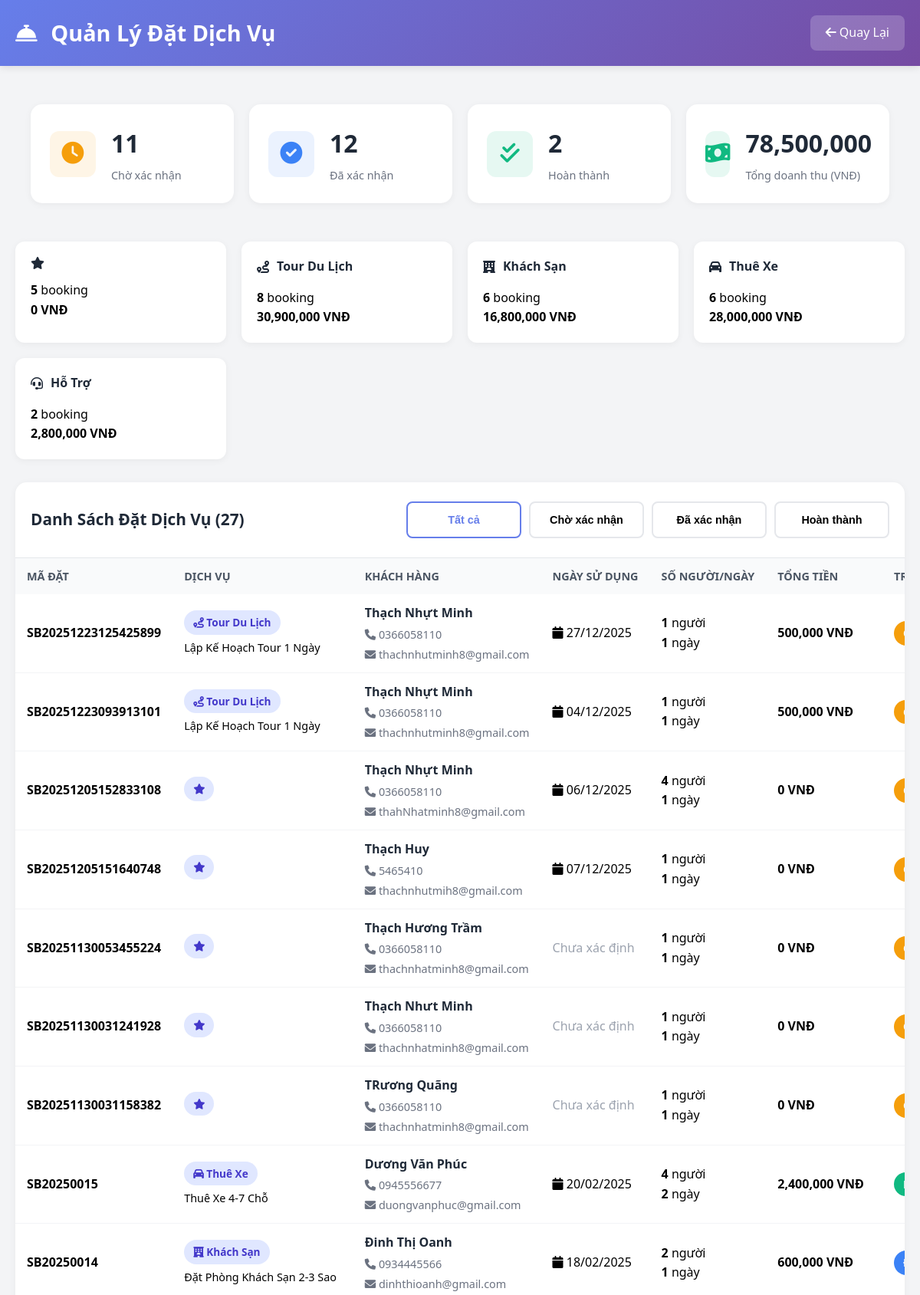
The page /quan-ly-dich-vu.php (signed in, upper part) on the database its author committed.
### tables this page shows
CREATE TABLE `service_bookings` (
  `id` int(11) NOT NULL,
  `booking_code` varchar(50) NOT NULL,
  `service_id` varchar(20) NOT NULL,
  `customer_name` varchar(100) NOT NULL,
  `customer_phone` varchar(20) NOT NULL,
  `customer_email` varchar(100) DEFAULT NULL,
  `service_date` date DEFAULT NULL,
  `number_of_people` int(11) DEFAULT 1,
  `number_of_days` int(11) DEFAULT 1,
  `special_requests` text DEFAULT NULL,
  `total_price` decimal(15,2) DEFAULT 0.00,
  `status` enum('pending','confirmed','completed','cancelled') DEFAULT 'pending',
  `created_at` timestamp NOT NULL DEFAULT current_timestamp(),
  `updated_at` timestamp NOT NULL DEFAULT current_timestamp() ON UPDATE current_timestamp()
);

CREATE TABLE `services` (
  `service_id` varchar(20) NOT NULL,
  `service_name` varchar(200) NOT NULL,
  `service_type` enum('tour','hotel','car','support') NOT NULL,
  `description` text DEFAULT NULL,
  `icon` varchar(100) DEFAULT NULL,
  `price_from` decimal(15,2) DEFAULT 0.00,
  `price_to` decimal(15,2) DEFAULT 0.00,
  `unit` varchar(50) DEFAULT NULL,
  `features` text DEFAULT NULL,
  `is_active` tinyint(1) DEFAULT 1,
  `created_at` timestamp NOT NULL DEFAULT current_timestamp()
);

### quan-ly-dich-vu.php (the view, shortened to what this page needs)
<?php
try {
    $database = new Database();
    $db = $database->getConnection();
    $query = "SELECT sb.*, s.service_name, s.service_type, s.icon
              FROM service_bookings sb
              LEFT JOIN services s ON sb.service_id = s.service_id
              ORDER BY sb.created_at DESC";
    $stmt = $db->query($query);
    $bookings = $stmt->fetchAll(PDO::FETCH_ASSOC);
    $statsQuery = "SELECT
        COUNT(*) as total_bookings,
        COUNT(CASE WHEN status = 'pending' THEN 1 END) as pending_count,
        COUNT(CASE WHEN status = 'confirmed' THEN 1 END) as confirmed_count,
        COUNT(CASE WHEN status = 'completed' THEN 1 END) as completed_count,
        COUNT(CASE WHEN status = 'cancelled' THEN 1 END) as cancelled_count,
        SUM(total_price) as total_revenue,
        SUM(CASE WHEN status IN ('confirmed', 'completed') THEN total_price ELSE 0 END) as confirmed_revenue
    FROM service_bookings";
    $stats = $db->query($statsQuery)->fetch(PDO::FETCH_ASSOC);
    $serviceStatsQuery = "SELECT
        s.service_type,
        COUNT(sb.id) as booking_count,
        SUM(sb.total_price) as revenue
    FROM service_bookings sb
    LEFT JOIN services s ON sb.service_id = s.service_id
    GROUP BY s.service_type";
    $serviceStats = $db->query($serviceStatsQuery)->fetchAll(PDO::FETCH_ASSOC);
} catch (Exception $e) {
    $error = $e->getMessage();
    $bookings = [];
    $stats = [];
    $serviceStats = [];
}
$statusColors = [
    'pending' => '#f59e0b',
    'confirmed' => '#3b82f6',
    'cancelled' => '#ef4444',
    'completed' => '#10b981'
];
$serviceTypeNames = [
    'tour' => 'Tour Du Lịch',
    'hotel' => 'Khách Sạn',
    'car' => 'Thuê Xe',
    'support' => 'Hỗ Trợ'
];
$serviceTypeIcons = [
    'tour' => 'fa-route',
    'hotel' => 'fa-hotel',
    'car' => 'fa-car',
    'support' => 'fa-headset'
];
?>
<!DOCTYPE html>
<html lang="vi">
<head>
    <link href="https://cdnjs.cloudflare.com/ajax/libs/font-awesome/6.0.0/css/all.min.css" rel="stylesheet">
    <link rel="stylesheet" href="css/responsive.css">
    <link rel="stylesheet" href="css/mobile-enhancements.css">
    <link rel="stylesheet" href="css/admin-responsive.css">
    <link rel="stylesheet" href="css/header-responsive-fix.css">
</head>
<body>
    <div class="header">
        <div class="header-content">
            <h1>
                <i class="fas fa-concierge-bell"></i>
                Quản Lý Đặt Dịch Vụ
            </h1>
            <a href="index.php" class="back-btn">
                <i class="fas fa-arrow-left"></i> Quay Lại
            </a>
        </div>
    </div>
    <div class="container">
        <div class="stats-grid">
            <div class="stat-card">
                <div class="stat-icon" style="background: rgba(245, 158, 11, 0.1); color: #f59e0b;">
                    <i class="fas fa-clock"></i>
                </div>
                <div class="stat-info">
                    <h3><?php echo $stats['pending_count'] ?? 0; ?></h3>
                    <p>Chờ xác nhận</p>
                </div>
            </div>
            <div class="stat-card">
                <div class="stat-icon" style="background: rgba(59, 130, 246, 0.1); color: #3b82f6;">
                    <i class="fas fa-check-circle"></i>
                </div>
                <div class="stat-info">
                    <h3><?php echo $stats['confirmed_count'] ?? 0; ?></h3>
                    <p>Đã xác nhận</p>
                </div>
            </div>
            <div class="stat-card">
                <div class="stat-icon" style="background: rgba(16, 185, 129, 0.1); color: #10b981;">
                    <i class="fas fa-check-double"></i>
                </div>
                <div class="stat-info">
                    <h3><?php echo $stats['completed_count'] ?? 0; ?></h3>
                    <p>Hoàn thành</p>
                </div>
            </div>
            <div class="stat-card">
                <div class="stat-icon" style="background: rgba(16, 185, 129, 0.1); color: #10b981;">
                    <i class="fas fa-money-bill-wave"></i>
                </div>
                <div class="stat-info">
                    <h3><?php echo number_format($stats['total_revenue'] ?? 0); ?></h3>
                    <p>Tổng doanh thu (VNĐ)</p>
                </div>
            </div>
        </div>
        <div class="service-type-stats">
            <?php foreach ($serviceStats as $serviceStat): ?>
            <div class="service-type-card">
                <h4>
                    <i class="fas <?php echo $serviceTypeIcons[$serviceStat['service_type']] ?? 'fa-star'; ?>"></i>
                    <?php echo $serviceTypeNames[$serviceStat['service_type']] ?? $serviceStat['service_type']; ?>
                </h4>
                <p><strong><?php echo $serviceStat['booking_count']; ?></strong> booking</p>
                <p><strong><?php echo number_format($serviceStat['revenue']); ?> VNĐ</strong></p>
            </div>
            <?php endforeach; ?>
        </div>
        <div class="bookings-table">
            <div class="table-header">
                <h2>Danh Sách Đặt Dịch Vụ (<?php echo count($bookings); ?>)</h2>
                <div class="filter-buttons">
                    <button class="filter-btn active" onclick="filterBookings('all')">Tất cả</button>
                    <button class="filter-btn" onclick="filterBookings('pending')">Chờ xác nhận</button>
                    <button class="filter-btn" onclick="filterBookings('confirmed')">Đã xác nhận</button>
                    <button class="filter-btn" onclick="filterBookings('completed')">Hoàn thành</button>
                </div>
            </div>
            <?php if (!empty($bookings)): ?>
            <div style="overflow-x: auto;">
            <table>
                <thead>
                    <tr>
                        <th>Mã đặt</th>
                        <th>Dịch vụ</th>
                        <th>Khách hàng</th>
                        <th>Ngày sử dụng</th>
                        <th>Số người/ngày</th>
                        <th>Tổng tiền</th>
                        <th>Trạng thái</th>
                    </tr>
                </thead>
                <tbody>
                    <?php foreach ($bookings as $b): ?>
                    <tr data-status="<?php echo $b['status']; ?>">
                        <td><strong><?php echo htmlspecialchars($b['booking_code']); ?></strong></td>
                        <td>
                            <div>
                                <span class="service-type-badge">
                                    <i class="fas <?php echo $serviceTypeIcons[$b['service_type']] ?? 'fa-star'; ?>"></i>
                                    <?php echo $serviceTypeNames[$b['service_type']] ?? ''; ?>
                                </span>
                            </div>
                            <div style="margin-top: 5px; font-size: 0.9em;">
                                <?php echo htmlspecialchars($b['service_name']); ?>
                            </div>
                        </td>
                        <td>
                            <div class="customer-info"><?php echo htmlspecialchars($b['customer_name']); ?></div>
                            <div class="customer-contact">
                                <i class="fas fa-phone"></i> <?php echo htmlspecialchars($b['customer_phone']); ?>
                            </div>
                            <?php if (!empty($b['customer_email'])): ?>
                            <div class="customer-contact">
                                <i class="fas fa-envelope"></i> <?php echo htmlspecialchars($b['customer_email']); ?>
                            </div>
                            <?php endif; ?>
                        </td>
                        <td>
                            <?php if ($b['service_date']): ?>
                            <i class="fas fa-calendar"></i>
                            <?php echo date('d/m/Y', strtotime($b['service_date'])); ?>
                            <?php else: ?>
                            <span style="color: #9ca3af;">Chưa xác định</span>
                            <?php endif; ?>
                        </td>
                        <td>
                            <strong><?php echo $b['number_of_people']; ?></strong> người<br>
                            <strong><?php echo $b['number_of_days']; ?></strong> ngày
                        </td>
                        <td><strong><?php echo number_format($b['total_price']); ?> VNĐ</strong></td>
                        <td>
                            <span class="status-badge" style="background: <?php echo $statusColors[$b['status']]; ?>">
                            </span>
                        </td>
                    </tr>
                    <?php endforeach; ?>
                </tbody>
            </table>
            </div>
            <?php endif; ?>
        </div>
    </div>
</body>
</html>

### css/responsive.css (style rules this page uses)
:root { --container-padding: 15px; --card-gap: 15px; --nav-height: 60px; --transition-speed: 0.3s; }
* { box-sizing: border-box; -webkit-tap-highlight-color: transparent; }
html { font-size: 16px; -webkit-text-size-adjust: 100%; scroll-behavior: smooth; }
body { margin: 0; padding: 0; overflow-x: hidden; min-height: 100vh; line-height: 1.6; }
.container { width: 100%; padding-left: var(--container-padding); padding-right: var(--container-padding); margin-left: auto; margin-right: auto; }
.btn, button, .cta-button { width: 100%; padding: 14px 20px; font-size: 1em; margin: 5px 0; border-radius: 10px; min-height: 48px; display: flex; align-items: center; justify-content: center; gap: 8px; }
table { min-width: 600px; font-size: 0.875em; }
table th, table td { padding: 10px 8px; white-space: nowrap; }
.stats-grid { grid-template-columns: repeat(2, 1fr); gap: 15px; }
.filter-btn { width: 100%; justify-content: center; padding: 12px 20px; }
@media (min-width: 480px) { :root { --container-padding: 20px; --card-gap: 20px; } }
@media (min-width: 480px) { .stats-grid { gap: 20px; } }
@media (min-width: 480px) { .filter-btn { width: auto; flex: 0 1 auto; } }
@media (min-width: 576px) { .container { max-width: 540px; } }
@media (min-width: 576px) { .btn, button { width: auto; min-width: 150px; } }
@media (min-width: 768px) { :root { --container-padding: 30px; --card-gap: 25px; --nav-height: 70px; } }
@media (min-width: 768px) { .container { max-width: 720px; } }
@media (min-width: 768px) { .stats-grid { grid-template-columns: repeat(4, 1fr); } }
@media (min-width: 768px) { table { font-size: 1em; } }
@media (min-width: 768px) { table th, table td { padding: 12px 15px; } }
@media (min-width: 992px) { :root { --container-padding: 40px; --card-gap: 30px; } }
@media (min-width: 992px) { .container { max-width: 960px; } }
@media (min-width: 1200px) { .container { max-width: 1140px; } }

### css/admin-responsive.css (style rules this page uses)
.header, .admin-header { padding: 15px; }
.header-content { flex-direction: column; gap: 15px; text-align: center; }
@media (min-width: 768px) { .header, .admin-header { padding: 20px; } }
@media (min-width: 768px) { .header-content { flex-direction: row; justify-content: space-between; text-align: left; } }
.stats-grid, .stats-container { display: grid; grid-template-columns: repeat(2, 1fr); gap: 15px; padding: 15px; }
.stat-card { padding: 15px; border-radius: 12px; }
@media (min-width: 576px) { .stats-grid, .stats-container { grid-template-columns: repeat(3, 1fr); } }
@media (min-width: 768px) { .stats-grid, .stats-container { grid-template-columns: repeat(4, 1fr); gap: 20px; padding: 20px; } }
@media (min-width: 768px) { .stat-card { padding: 20px; } }
@media (min-width: 992px) { .stats-grid, .stats-container { grid-template-columns: repeat(6, 1fr); } }

### rows shown on the page
service_bookings: booking_code "SB20251223125425899", service.service_type "Tour Du Lịch", service.service_name "Lập Kế Hoạch Tour 1 Ngày", customer_name "Thạch Nhựt Minh", customer_phone "0366058110", customer_email "thachnhutminh8@gmail.com", service_date "27/12/2025", number_of_people "1", number_of_days "1", total_price "500,000"
service_bookings: booking_code "SB20251223093913101", service.service_type "Tour Du Lịch", service.service_name "Lập Kế Hoạch Tour 1 Ngày", customer_name "Thạch Nhựt Minh", customer_phone "0366058110", customer_email "thachnhutminh8@gmail.com", service_date "04/12/2025", number_of_people "1", number_of_days "1", total_price "500,000"
service_bookings: booking_code "SB20251205152833108", customer_name "Thạch Nhựt Minh", customer_phone "0366058110", customer_email "thahNhatminh8@gmail.com", service_date "06/12/2025", number_of_people "4", number_of_days "1", total_price "0"
service_bookings: booking_code "SB20251205151640748", customer_name "Thạch Huy", customer_phone "5465410", customer_email "thachnhutmih8@gmail.com", service_date "07/12/2025", number_of_people "1", number_of_days "1", total_price "0"
service_bookings: booking_code "SB20251130053455224", customer_name "Thạch Hương Trầm", customer_phone "0366058110", customer_email "thachnhatminh8@gmail.com", shows "Chưa xác định", number_of_people "1", number_of_days "1", total_price "0"
service_bookings: booking_code "SB20251130031241928", customer_name "Thạch Nhưt Minh", customer_phone "0366058110", customer_email "thachnhatminh8@gmail.com", shows "Chưa xác định", number_of_people "1", number_of_days "1", total_price "0"
service_bookings: booking_code "SB20251130031158382", customer_name "TRương Quãng", customer_phone "0366058110", customer_email "thachnhatminh8@gmail.com", shows "Chưa xác định", number_of_people "1", number_of_days "1", total_price "0"
service_bookings: booking_code "SB20250015", service.service_type "Thuê Xe", service.service_name "Thuê Xe 4-7 Chỗ", customer_name "Dương Văn Phúc", customer_phone "0945556677", customer_email "duongvanphuc@gmail.com", service_date "20/02/2025", number_of_people "4", number_of_days "2", total_price "2,400,000"
service_bookings: booking_code "SB20250014", service.service_type "Khách Sạn", service.service_name "Đặt Phòng Khách Sạn 2-3 Sao", customer_name "Đinh Thị Oanh", customer_phone "0934445566", customer_email "dinhthioanh@gmail.com", service_date "18/02/2025", number_of_people "2", number_of_days "1", total_price "600,000"

### other values the page prints
$stats['pending_count'] "11"
$stats['confirmed_count'] "12"
$stats['completed_count'] "2"
$stats['total_revenue'] "78,500,000"
$serviceStat['booking_count'] "5"
$serviceStat['revenue'] "0"
$serviceTypeNames[$serviceStat['service_type']] "Tour Du Lịch"
$serviceStat['booking_count'] "8"
$serviceStat['revenue'] "30,900,000"
$serviceTypeNames[$serviceStat['service_type']] "Khách Sạn"
$serviceStat['booking_count'] "6"
$serviceStat['revenue'] "16,800,000"
$serviceTypeNames[$serviceStat['service_type']] "Thuê Xe"
$serviceStat['revenue'] "28,000,000"
$serviceTypeNames[$serviceStat['service_type']] "Hỗ Trợ"
